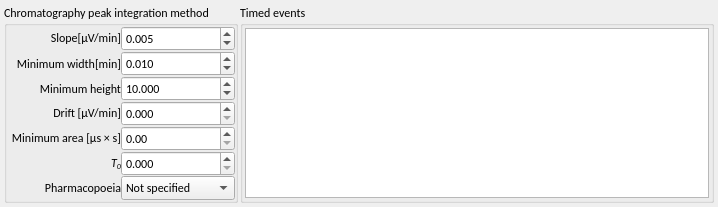
<?xml version="1.0" encoding="UTF-8"?>
<ui version="4.0">
 <class>adwidgets::PeakMethodForm</class>
 <widget class="QWidget" name="adwidgets::PeakMethodForm">
  <property name="geometry">
   <rect>
    <x>0</x>
    <y>0</y>
    <width>718</width>
    <height>165</height>
   </rect>
  </property>
  <property name="sizePolicy">
   <sizepolicy hsizetype="Expanding" vsizetype="Preferred">
    <horstretch>0</horstretch>
    <verstretch>0</verstretch>
   </sizepolicy>
  </property>
  <property name="font">
   <font>
    <family>Calibri</family>
   </font>
  </property>
  <property name="windowTitle">
   <string>Form</string>
  </property>
  <layout class="QHBoxLayout" name="horizontalLayout_2">
   <property name="leftMargin">
    <number>4</number>
   </property>
   <property name="topMargin">
    <number>4</number>
   </property>
   <property name="rightMargin">
    <number>4</number>
   </property>
   <property name="bottomMargin">
    <number>4</number>
   </property>
   <item>
    <layout class="QHBoxLayout" name="horizontalLayout">
     <property name="spacing">
      <number>2</number>
     </property>
     <item>
      <widget class="QGroupBox" name="groupBox">
       <property name="title">
        <string>Chromatography peak integration method</string>
       </property>
       <property name="alignment">
        <set>Qt::AlignLeading|Qt::AlignLeft|Qt::AlignTop</set>
       </property>
       <layout class="QGridLayout" name="gridLayout_2">
        <property name="leftMargin">
         <number>0</number>
        </property>
        <property name="topMargin">
         <number>0</number>
        </property>
        <property name="rightMargin">
         <number>0</number>
        </property>
        <property name="bottomMargin">
         <number>0</number>
        </property>
        <property name="spacing">
         <number>0</number>
        </property>
        <item row="5" column="1">
         <widget class="QDoubleSpinBox" name="doubleSpinBox_6">
          <property name="decimals">
           <number>3</number>
          </property>
          <property name="singleStep">
           <double>0.001000000000000</double>
          </property>
         </widget>
        </item>
        <item row="0" column="0">
         <widget class="QLabel" name="label">
          <property name="text">
           <string>Slope[&amp;mu;V/min]</string>
          </property>
          <property name="textFormat">
           <enum>Qt::RichText</enum>
          </property>
          <property name="alignment">
           <set>Qt::AlignRight|Qt::AlignTrailing|Qt::AlignVCenter</set>
          </property>
         </widget>
        </item>
        <item row="5" column="0">
         <widget class="QLabel" name="label_6">
          <property name="text">
           <string>&lt;i&gt;T&lt;sub&gt;0&lt;/sub&gt;&lt;/i&gt;</string>
          </property>
          <property name="textFormat">
           <enum>Qt::RichText</enum>
          </property>
          <property name="alignment">
           <set>Qt::AlignRight|Qt::AlignTrailing|Qt::AlignVCenter</set>
          </property>
         </widget>
        </item>
        <item row="2" column="1">
         <widget class="QDoubleSpinBox" name="doubleSpinBox_3">
          <property name="decimals">
           <number>3</number>
          </property>
          <property name="maximum">
           <double>1000000000000.000000000000000</double>
          </property>
          <property name="singleStep">
           <double>100.000000000000000</double>
          </property>
          <property name="value">
           <double>10.000000000000000</double>
          </property>
         </widget>
        </item>
        <item row="1" column="1">
         <widget class="QDoubleSpinBox" name="doubleSpinBox_2">
          <property name="decimals">
           <number>3</number>
          </property>
          <property name="singleStep">
           <double>0.010000000000000</double>
          </property>
          <property name="value">
           <double>0.010000000000000</double>
          </property>
         </widget>
        </item>
        <item row="2" column="0">
         <widget class="QLabel" name="label_3">
          <property name="text">
           <string>Minimum height</string>
          </property>
          <property name="alignment">
           <set>Qt::AlignRight|Qt::AlignTrailing|Qt::AlignVCenter</set>
          </property>
         </widget>
        </item>
        <item row="3" column="1">
         <widget class="QDoubleSpinBox" name="doubleSpinBox_4">
          <property name="decimals">
           <number>3</number>
          </property>
          <property name="maximum">
           <double>1000000000.000000000000000</double>
          </property>
          <property name="singleStep">
           <double>1.000000000000000</double>
          </property>
         </widget>
        </item>
        <item row="3" column="0">
         <widget class="QLabel" name="label_4">
          <property name="text">
           <string>Drift [&amp;mu;V/min]</string>
          </property>
          <property name="textFormat">
           <enum>Qt::RichText</enum>
          </property>
          <property name="alignment">
           <set>Qt::AlignRight|Qt::AlignTrailing|Qt::AlignVCenter</set>
          </property>
         </widget>
        </item>
        <item row="4" column="1">
         <widget class="QDoubleSpinBox" name="doubleSpinBox_5">
          <property name="maximum">
           <double>999999999999999.000000000000000</double>
          </property>
         </widget>
        </item>
        <item row="0" column="1">
         <widget class="QDoubleSpinBox" name="doubleSpinBox">
          <property name="decimals">
           <number>3</number>
          </property>
          <property name="maximum">
           <double>99.989999999999995</double>
          </property>
          <property name="singleStep">
           <double>0.001000000000000</double>
          </property>
          <property name="value">
           <double>0.005000000000000</double>
          </property>
         </widget>
        </item>
        <item row="1" column="0">
         <widget class="QLabel" name="label_2">
          <property name="text">
           <string>Minimum width[min]</string>
          </property>
          <property name="alignment">
           <set>Qt::AlignRight|Qt::AlignTrailing|Qt::AlignVCenter</set>
          </property>
         </widget>
        </item>
        <item row="6" column="1">
         <widget class="QComboBox" name="comboBox">
          <item>
           <property name="text">
            <string>Not specified</string>
           </property>
          </item>
          <item>
           <property name="text">
            <string>EP</string>
           </property>
          </item>
          <item>
           <property name="text">
            <string>JP</string>
           </property>
          </item>
          <item>
           <property name="text">
            <string>USP</string>
           </property>
          </item>
         </widget>
        </item>
        <item row="6" column="0">
         <widget class="QLabel" name="label_7">
          <property name="text">
           <string>Pharmacopoeia</string>
          </property>
          <property name="alignment">
           <set>Qt::AlignRight|Qt::AlignTrailing|Qt::AlignVCenter</set>
          </property>
         </widget>
        </item>
        <item row="4" column="0">
         <widget class="QLabel" name="label_5">
          <property name="text">
           <string>Minimum area [&amp;mu;s &amp;times; s]</string>
          </property>
          <property name="textFormat">
           <enum>Qt::RichText</enum>
          </property>
          <property name="alignment">
           <set>Qt::AlignRight|Qt::AlignTrailing|Qt::AlignVCenter</set>
          </property>
         </widget>
        </item>
       </layout>
      </widget>
     </item>
     <item>
      <widget class="QGroupBox" name="groupBox_2">
       <property name="title">
        <string>Timed events</string>
       </property>
       <property name="alignment">
        <set>Qt::AlignLeading|Qt::AlignLeft|Qt::AlignTop</set>
       </property>
       <layout class="QVBoxLayout" name="verticalLayout">
        <property name="spacing">
         <number>2</number>
        </property>
        <property name="leftMargin">
         <number>2</number>
        </property>
        <property name="topMargin">
         <number>2</number>
        </property>
        <property name="rightMargin">
         <number>2</number>
        </property>
        <property name="bottomMargin">
         <number>2</number>
        </property>
        <item>
         <layout class="QVBoxLayout" name="verticalLayout_2">
          <item>
           <widget class="adwidgets::TableView" name="tableView">
            <property name="sizePolicy">
             <sizepolicy hsizetype="Expanding" vsizetype="Preferred">
              <horstretch>0</horstretch>
              <verstretch>0</verstretch>
             </sizepolicy>
            </property>
            <property name="maximumSize">
             <size>
              <width>16777215</width>
              <height>240</height>
             </size>
            </property>
            <property name="baseSize">
             <size>
              <width>0</width>
              <height>0</height>
             </size>
            </property>
           </widget>
          </item>
         </layout>
        </item>
       </layout>
      </widget>
     </item>
    </layout>
   </item>
  </layout>
 </widget>
 <customwidgets>
  <customwidget>
   <class>adwidgets::TableView</class>
   <extends>QTableView</extends>
   <header>tableview.hpp</header>
  </customwidget>
 </customwidgets>
 <resources/>
 <connections/>
</ui>
